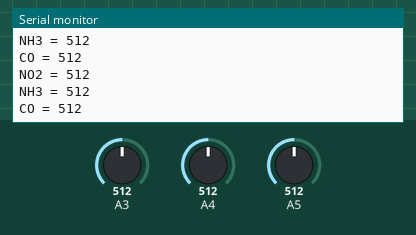
The sketch below on a simulated Arduino Uno, built with avr-gcc and run on an emulated ATmega328P. On the bench: the last lines printed to the serial monitor. The test bench sets the inputs (shaded band); at power-on: A3 = 512, A4 = 512, A5 = 512.

Above: at 1.3 s.
1.4 s: A3 set to 716
At 1.82 s:
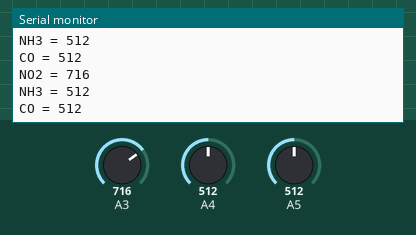
2.9 s: A4 set to 716
At 3.32 s:
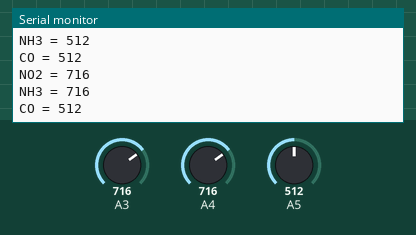
4.4 s: A5 set to 716
At 4.83 s:
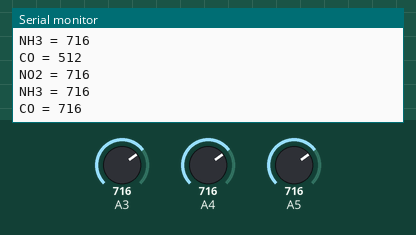
5.9 s: A3 set to 900
At 6.33 s:
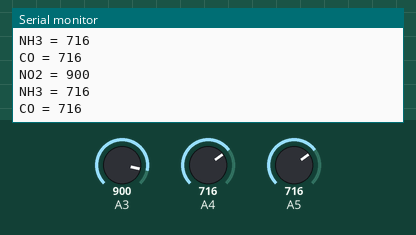
7.4 s: A4 set to 900
At 7.83 s:
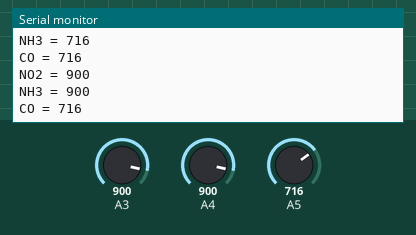
8.9 s: A5 set to 900
At 9.34 s:
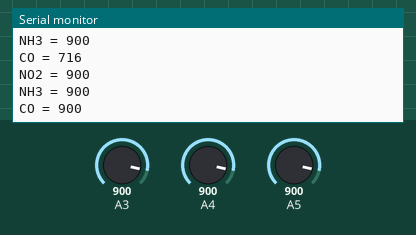
Timing chart, 0 to 11.4 s (numbered marks = the images above; inputs shaded):
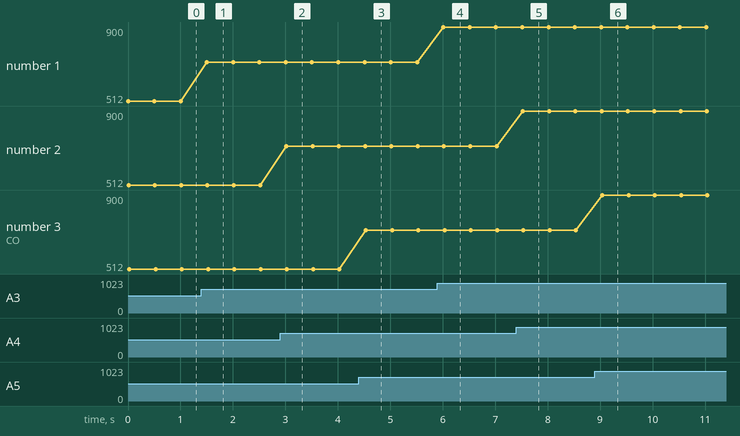

The sketch:

cjmcu-6814.ino
```cpp
// the setup routine runs once when you press reset:
void setup() {
  // initialize serial communication at 9600 bits per second:
  Serial.begin(9600);
}

// the loop routine runs over and over again forever:
void loop() {
  // read the input on analog pin 0:
  int no2 = analogRead(A3);
  int nh3 = analogRead(A4);
  int co = analogRead(A5);
  // print out the value you read:
  Serial.print("NO2 = ");
  Serial.println(no2);

  Serial.print("NH3 = ");
  Serial.println(nh3);

  Serial.print("CO = ");
  Serial.println(co);
  delay(500);        // delay in between reads for stability
}
```

Measured:
- after the input at 1.4 s, the serial monitor: prints a new line after 0.10 s (image 1)
- after the input at 2.9 s, the serial monitor: prints a new line after 0.12 s (image 2)
- after the input at 4.4 s, the serial monitor: prints a new line after 0.13 s (image 3)
- after the input at 5.9 s, the serial monitor: prints a new line after 0.11 s (image 4)
- after the input at 7.4 s, the serial monitor: prints a new line after 0.13 s (image 5)
- after the input at 8.9 s, the serial monitor: prints a new line after 0.14 s (image 6)
- plotted number 1: 512 → 716 after the input at 1.4 s, 716 → 900 after the input at 5.9 s
